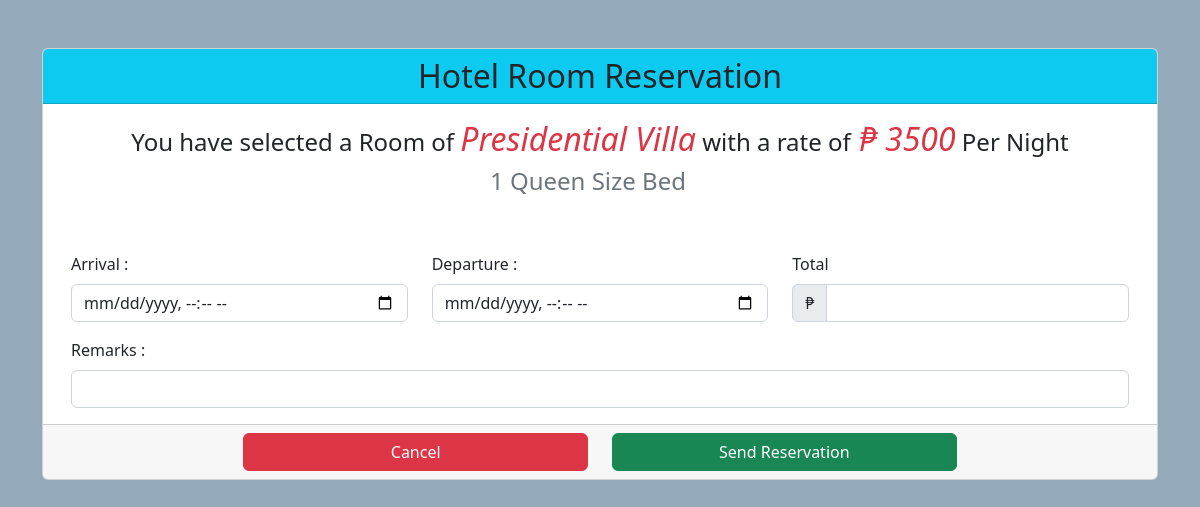
/bookroom.php?Id=1&rId=1, run on the app's committed database.
### tables this page shows
CREATE TABLE `tblroomtype` (
  `Id` int(11) NOT NULL,
  `Type` varchar(30) NOT NULL,
  `Description` varchar(255) NOT NULL,
  `Person` int(1) NOT NULL,
  `Rate` double NOT NULL
);

### bookroom.php (the view, shortened to what this page needs)
<?php
include 'config.php';
$Id = $_GET['Id'];
?>
<!DOCTYPE html>
<html lang="en">
<head>
    <link href="https://cdn.jsdelivr.net/npm/bootstrap@5.2.2/dist/css/bootstrap.min.css" rel="stylesheet">
</head>
<body style="background-color: #94AABB;">
    <?php
    $result = mysqli_query($conn, "SELECT * FROM tblroomType WHERE Id = $Id");
    $row = mysqli_fetch_assoc($result);
    ?>
    <div class="container">
        <div class="card mt-5 ">
            <h2 class="card-header text-center bg-info ">Hotel Room Reservation</h2>
            <div class="card-body">
                <div class="container">
                    <div class="row">
                        <div class="col text-center">
                            <h4> You have selected a Room of <span class="text-danger fs-2"><i><?php echo $row['Type'] ?></i></span> with a rate of<span class="text-danger fs-2"><i> ₱ <?php echo $row['Rate'] ?></i></span> Per Night </h4>
                        </div>
                        <div class="row text-center">
                            <div class="col">
                                <h4 class="text-secondary"><?php echo $row['Description'] ?></h4>
                            </div>
                        </div>
                    </div>
                    <form method="POST">
                        <div class="row mt-5">
                            <div class="col-lg-4">
                                <label class="form-label">Arrival : </label>
                                <input type="datetime-local" class="form-control" name="arrival" id="arrival" onchange="getDays()" required>
                            </div>
                            <div class="col-lg-4">
                                <label class="form-label">Departure : </label>
                                <input type="datetime-local" class="form-control" name="departure" id="departure" onchange="getDays()" required>
                            </div>
                            <div class="col-md-4">
                                <label for="" class="form-label">Total</label>
                                <div class="input-group">
                                    <div class="input-group-text">₱</div>
                                    <input type="number" class="form-control" name="total" id="total" required readonly>
                                </div>
                            </div>
                        </div>
                        <div class="row mt-3">
                            <div class="col">
                                <label for="" class="form-label">Remarks :</label>
                                <input type="text" class="form-control" name="remarks"></input>
                            </div>
                        </div>
                </div>
            </div>
            <div class="card-footer text-muted">
                <div class="row justify-content-center">
                    <div class="col-4">
                        <a href="rooms.php" class="btn btn-danger" style="width: 100%;">Cancel</a>
                    </div>
                    <div class="col-4">
                        <button type="submit" name="submit" class="btn btn-success" style="width: 100%;">Send Reservation</button>
                    </div>
                </div>
            </div>
        </div>
    </div>
</body>
</html>

### data on the page
tblroomtype: Type "Presidential Villa", Rate "3500", Description "1 Queen Size Bed"
